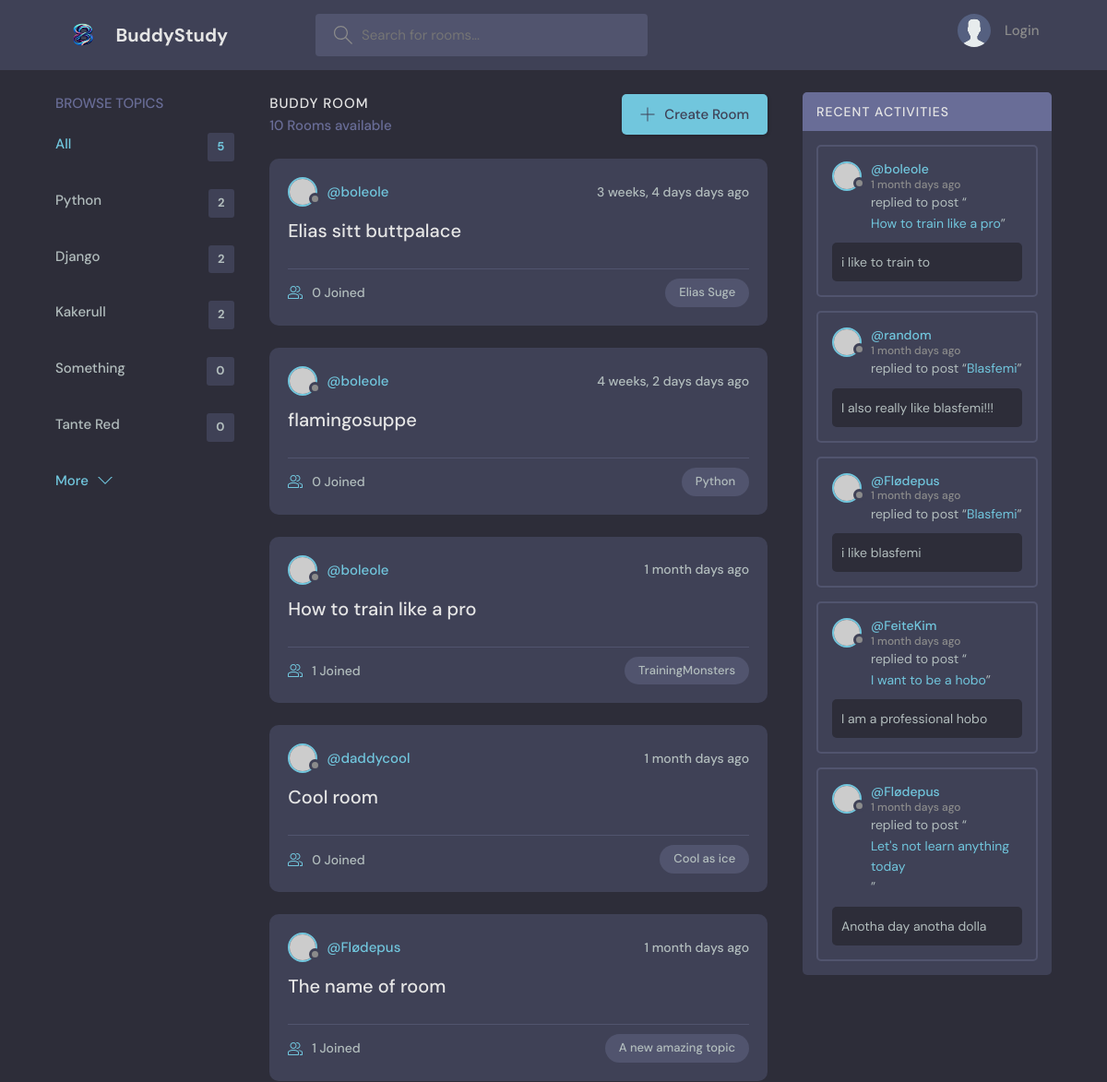
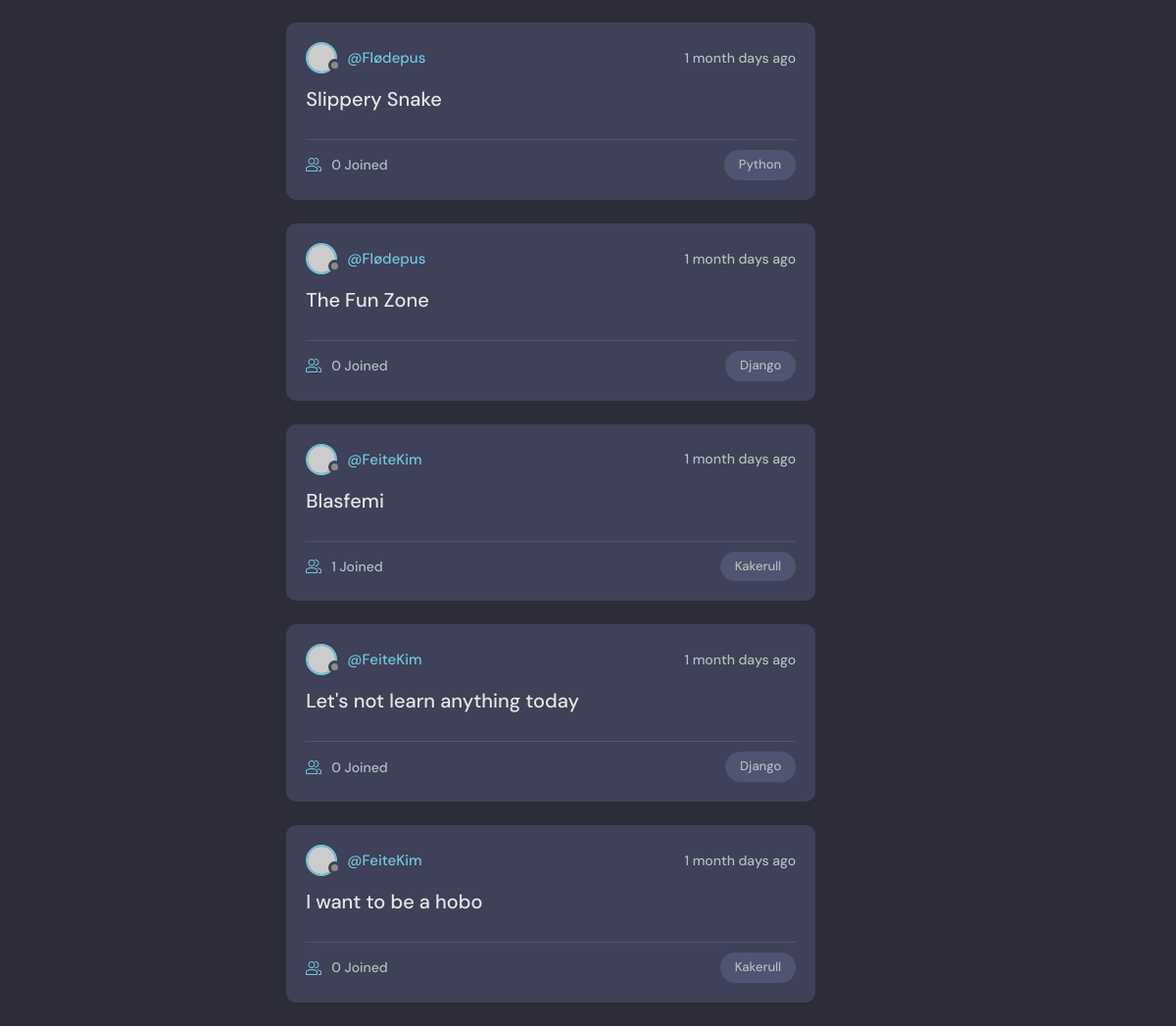
The page / on the database its author committed (2 pictures, top to bottom).
### base/models.py (models this page shows, shortened)
class Topic(models.Model):
    name = models.CharField(max_length=200)

class Room(models.Model):
    host = models.ForeignKey(User, on_delete=models.SET_NULL, null=True)
    topic = models.ForeignKey(Topic, on_delete=models.SET_NULL, null=True) #If a topic is deleted
    name = models.CharField(max_length=200)
    description = models.TextField(null=True, blank=True) #Allows for data to be blank when creating new data
    participants = models.ManyToManyField(User, related_name='participants', blank=True)
    updated = models.DateTimeField(auto_now=True) #Saves the timestamp when data is saved
    created = models.DateTimeField(auto_now_add=True) #Only take a timestamp when the data is created
    class Meta:
        ordering = ['-updated', '-created']
    def __str__(self):
        return self.name

class Message(models.Model):
    user = models.ForeignKey(User, on_delete=models.CASCADE) #When a user is deleted all the children are deleted
    room = models.ForeignKey(Room, on_delete=models.CASCADE) #When parent(Room) is deleted all the messages in the room is deleted
    body = models.TextField()
    updated = models.DateTimeField(auto_now=True) #Saves the timestamp when data is saved
    created = models.DateTimeField(auto_now_add=True) #Only take a timestamp when the data is created
    class Meta:
        ordering = ['-updated', '-created']

### base/views.py (the view)
# urls.py: path('', views.home, name='home'),
def home(request):
    q = request.GET.get('q') if request.GET.get('q') != None else '' #q is equal to whatever we pass into the url
    rooms = Room.objects.filter(  #Check if a object contain the value in q and set that to 'room', the Q allows us to check if q is in multiple fields
        Q(topic__name__icontains=q) |
        Q(name__icontains=q) |
        Q(description__icontains=q)
        )
    topics = Topic.objects.all()[0:5] # [0:5] gives us the first 5 topics in the query set
    room_count = rooms.count() #Gives us the number of rooms
    room_messages = Message.objects.filter(Q(room__topic__name__icontains=q)) #Only display the messages with context to room
    context = {'rooms': rooms, 'topics': topics, 'room_count': room_count,
                'room_messages': room_messages}
    return render(request, 'base/home.html', context)

### base/templates/base/home.html (shortened to what this page needs)
{% extends 'main.html' %}
{% block content %}
<body>
    <main class="layout layout--3">
      <div class="container">
        {% include 'base/topics_component.html' %}
        <div class="roomList">
          <div class="roomList__header">
            <div>
              <h2>Buddy Room</h2>
              <p>{{rooms.count}} Rooms available</p>
            </div>
            <a class="btn btn--main" href="{% url 'create-room' %}">
              <svg version="1.1" xmlns="http://www.w3.org/2000/svg" width="32" height="32" viewBox="0 0 32 32">
                <title>add</title>
                <path
                  d="M16.943 0.943h-1.885v14.115h-14.115v1.885h14.115v14.115h1.885v-14.115h14.115v-1.885h-14.115v-14.115z"
                ></path>
              </svg>
              Create Room
            </a>
          </div>
          {% include 'base/feed_component.html' %}
        </div>
        {% include 'base/activity_component.html' %}
      </div>
    </main>
    {% endblock content %}

### base/templates/base/topics_component.html
<div class="topics">
    <div class="topics__header">
      <h2>Browse Topics</h2>
    </div>
    <ul class="topics__list">
      <li>
        <a href="{% url 'home' %}" class="active">All <span>{{topics.count}}</span></a>
      </li>
      {% for topic in topics %}
      <li>
        <a href="{%url 'home' %}?q={{topic.name}}">{{topic.name}} <span>{{topic.room_set.all.count}}</span></a>
      </li>
      {% endfor %}
    </ul>
    <a class="btn btn--link" href="{% url 'topics' %}">
      More
      <svg version="1.1" xmlns="http://www.w3.org/2000/svg" width="32" height="32" viewBox="0 0 32 32">
        <title>chevron-down</title>
        <path d="M16 21l-13-13h-3l16 16 16-16h-3l-13 13z"></path>
      </svg>
    </a>
  </div>

### base/templates/base/feed_component.html (shortened to what this page needs)
{% for room in rooms %}
<div class="roomListRoom">
    <div class="roomListRoom__header">
      <a href="{% url 'user-profile'  room.host.id%}" class="roomListRoom__author">
        <div class="avatar avatar--small">
          <img src="https://randomuser.me/api/portraits/women/11.jpg" />
        </div>
        <span>@{{room.host.username}}</span>
      </a>
      <div class="roomListRoom__actions">
        <span>{{room.created|timesince}} days ago</span>
      </div>
    </div>
    <div class="roomListRoom__content">
      <a href="{% url 'room' room.id %}">{{room.name}}</a>
    </div>
    <div class="roomListRoom__meta">
      <a href="{% url 'room' room.id %}" class="roomListRoom__joined">
        {{room.participants.all.count}} Joined
      </a>
      <p class="roomListRoom__topic">{{room.topic.name}}</p>
    </div>
  </div>
{% endfor %}

### base/templates/base/activity_component.html (shortened to what this page needs)
<div class="activities">
    <div class="activities__header">
      <h2>Recent Activities</h2>
    </div>
    {% for message in room_messages %}
    <div class="activities__box">
      <div class="activities__boxHeader roomListRoom__header">
        <a href="{% url 'user-profile'  message.user.id %}" class="roomListRoom__author">
          <div class="avatar avatar--small">
            <img src="https://randomuser.me/api/portraits/women/11.jpg" />
          </div>
          <p>
            @{{message.user}}
            <span>{{message.created|timesince}} days ago</span>
          </p>
        </a>
      </div>
      <div class="activities__boxContent">
        <p>replied to post “<a href="{% url 'room' message.room.id %}">{{message.room}}</a>”</p>
        <div class="activities__boxRoomContent">
          {{message.body}}
        </div>
      </div>
    </div>
    {% endfor %}
  </div>

### rows shown on the page
Topic: name "Python", room_set.all.count "2"
Topic: name "Django", room_set.all.count "2"
Topic: name "Kakerull", room_set.all.count "2"
Topic: name "Something", room_set.all.count "0"
Topic: name "Tante Red", room_set.all.count "0"
Room: host.username "boleole", created "3 weeks, 4 days", name "Elias sitt buttpalace", participants.all.count "0", topic.name "Elias Suge"
Room: host.username "boleole", created "4 weeks, 2 days", name "flamingosuppe", participants.all.count "0", topic.name "Python"
Room: host.username "boleole", created "1 month", name "How to train like a pro", participants.all.count "1", topic.name "TrainingMonsters"
Room: host.username "daddycool", created "1 month", name "Cool room", participants.all.count "0", topic.name "Cool as ice"
Room: host.username "Flødepus", created "1 month", name "The name of room", participants.all.count "1", topic.name "A new amazing topic"
Room: host.username "Flødepus", created "1 month", name "Slippery Snake", participants.all.count "0", topic.name "Python"
Room: host.username "Flødepus", created "1 month", name "The Fun Zone", participants.all.count "0", topic.name "Django"
Room: host.username "FeiteKim", created "1 month", name "Blasfemi", participants.all.count "1", topic.name "Kakerull"
Room: host.username "FeiteKim", created "1 month", name "Let's not learn anything today", participants.all.count "0", topic.name "Django"
Room: host.username "FeiteKim", created "1 month", name "I want to be a hobo", participants.all.count "0", topic.name "Kakerull"
Message: user "boleole", created "1 month", room "How to train like a pro", body "i like to train to"
Message: user "random", created "1 month", room "Blasfemi", body "I also really like blasfemi!!!"
Message: user "Flødepus", created "1 month", room "Blasfemi", body "i like blasfemi"
Message: user "FeiteKim", created "1 month", room "I want to be a hobo", body "I am a professional hobo"
Message: user "Flødepus", created "1 month", room "Let's not learn anything today", body "Anotha day anotha dolla"

### other values the page prints
{{ topics.count }} "5"
{{ rooms.count }} "10"
